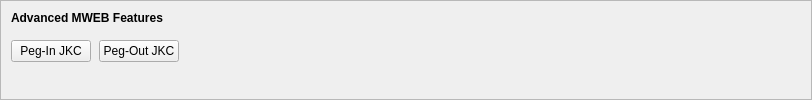
    <widget class="QFrame" name="frameMWEBFeatures">
     <property name="sizePolicy">
      <sizepolicy hsizetype="Expanding" vsizetype="Expanding">
       <horstretch>0</horstretch>
       <verstretch>0</verstretch>
      </sizepolicy>
     </property>
     <property name="maximumSize">
      <size>
       <width>16777215</width>
       <height>16777215</height>
      </size>
     </property>
     <property name="frameShape">
      <enum>QFrame::StyledPanel</enum>
     </property>
     <property name="frameShadow">
      <enum>QFrame::Sunken</enum>
     </property>
     <layout class="QVBoxLayout" name="verticalLayoutMWEBFeatures2">
      <property name="spacing">
       <number>0</number>
      </property>
      <property name="leftMargin">
       <number>0</number>
      </property>
      <property name="topMargin">
       <number>0</number>
      </property>
      <property name="rightMargin">
       <number>0</number>
      </property>
      <property name="bottomMargin">
       <number>6</number>
      </property>
      <item>
       <layout class="QVBoxLayout" name="verticalLayoutMWEBFeatures" stretch="0,0,1">
        <property name="spacing">
         <number>0</number>
        </property>
        <property name="leftMargin">
         <number>10</number>
        </property>
        <property name="topMargin">
         <number>10</number>
        </property>
        <item>
         <layout class="QHBoxLayout" name="horizontalLayoutMWEBFeatures1">
          <property name="bottomMargin">
           <number>15</number>
          </property>
          <item>
           <widget class="QLabel" name="labelMWEBFeatures">
            <property name="sizePolicy">
             <sizepolicy hsizetype="Preferred" vsizetype="Maximum">
              <horstretch>0</horstretch>
              <verstretch>0</verstretch>
             </sizepolicy>
            </property>
            <property name="font">
             <font>
              <weight>75</weight>
              <bold>true</bold>
             </font>
            </property>
            <property name="styleSheet">
             <string notr="true">font-weight:bold;</string>
            </property>
            <property name="text">
             <string>Advanced MWEB Features</string>
            </property>
           </widget>
          </item>
         </layout>
        </item>
        <item>
         <layout class="QHBoxLayout" name="horizontalLayoutMWEBFeatures2" stretch="0,0,0">
          <property name="spacing">
           <number>8</number>
          </property>
          <property name="bottomMargin">
           <number>10</number>
          </property>
          <item>
           <widget class="QPushButton" name="pushButtonMWEBPegIn">
            <property name="styleSheet">
             <string notr="true"/>
            </property>
            <property name="text">
             <string>Peg-In JKC</string>
            </property>
            <property name="checkable">
             <bool>true</bool>
            </property>
            <property name="autoDefault">
             <bool>false</bool>
            </property>
           </widget>
          </item>
          <item>
           <widget class="QPushButton" name="pushButtonMWEBPegOut">
            <property name="styleSheet">
             <string notr="true"/>
            </property>
            <property name="text">
             <string>Peg-Out JKC</string>
            </property>
            <property name="checkable">
             <bool>true</bool>
            </property>
            <property name="autoDefault">
             <bool>false</bool>
            </property>
           </widget>
          </item>
          <item>
           <spacer name="horizontalSpacerMWEBFeatures">
            <property name="orientation">
             <enum>Qt::Horizontal</enum>
            </property>
            <property name="sizeHint" stdset="0">
             <size>
              <width>40</width>
              <height>1</height>
             </size>
            </property>
           </spacer>
          </item>
         </layout>
        </item>
        <item>
         <spacer name="verticalSpacerMWEBFeatures">
          <property name="orientation">
           <enum>Qt::Vertical</enum>
          </property>
          <property name="sizeHint" stdset="0">
           <size>
            <width>800</width>
            <height>1</height>
           </size>
          </property>
         </spacer>
        </item>
       </layout>
      </item>
     </layout>
    </widget>
